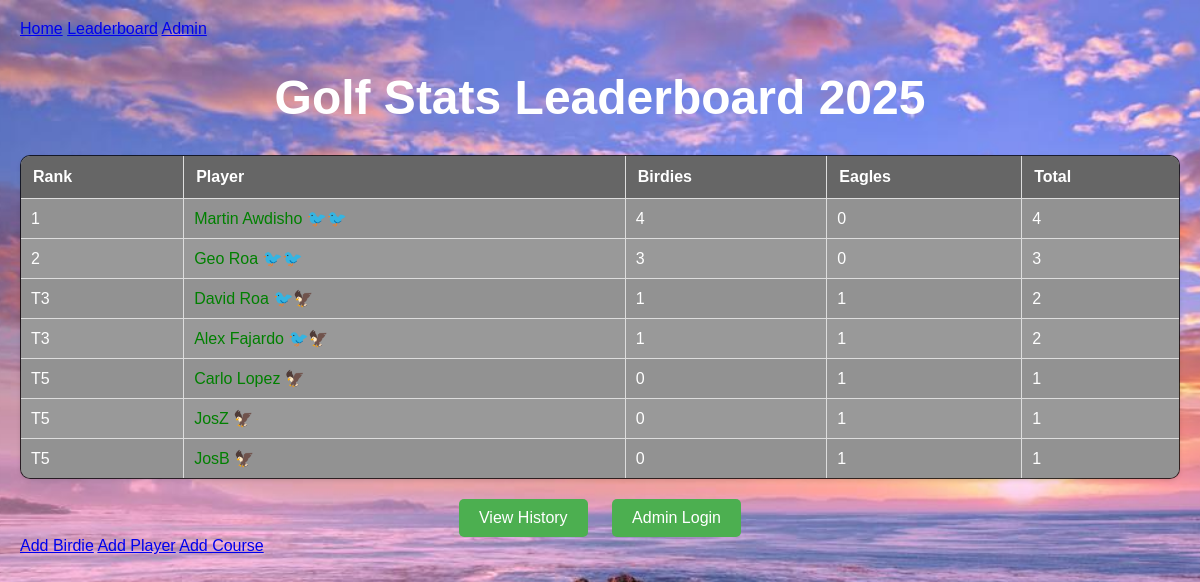
The app's page /leaderboard with its own data.
### models.py (models this page shows, shortened)
class Player(db.Model):
    id = db.Column(db.Integer, primary_key=True)
    name = db.Column(db.String(100), nullable=False)
    has_trophy = db.Column(db.Boolean, default=False)
    permanent_emojis = db.Column(db.String(100), default='')
    birdies = db.relationship('Birdie', backref='player', lazy=True)

### routes.py (the view)
@bp.route("/leaderboard")
def leaderboard():
    current_year = datetime.now().year
    players = Player.query.all()
    player_scores = []
    for player in players:
        birdie_count = Birdie.query.filter_by(
            player_id=player.id,
            year=current_year,
            is_eagle=False
        ).count()
        eagle_count = Birdie.query.filter_by(
            player_id=player.id,
            year=current_year,
            is_eagle=True
        ).count()
        total = birdie_count + eagle_count
        player.birdie_count = birdie_count
        player.eagle_count = eagle_count
        player.total = total
        if birdie_count >= 2:
            player.emojis = "🐦" * 2
        elif birdie_count == 1:
            player.emojis = "🐦"
        else:
            player.emojis = ""
        if eagle_count > 0:
            player.emojis += "🦅" * eagle_count
        player_scores.append(player)
    player_scores.sort(key=lambda x: x.total, reverse=True)
    current_rank = 1
    prev_total = None
    players_at_rank = 0
    for i, player in enumerate(player_scores):
        if i == 0:
            if len(player_scores) > 1 and player.total == player_scores[1].total:
                player.rank = f"T{current_rank}"
            else:
                player.rank = str(current_rank)
        else:
            if player.total == prev_total:
                player.rank = f"T{current_rank}"
            else:
                current_rank = i + 1
                if i < len(player_scores) - 1 and player.total == player_scores[i + 1].total:
                    player.rank = f"T{current_rank}"
                else:
                    player.rank = str(current_rank)
        prev_total = player.total
        print(f"{player.name}: Birdies={player.birdie_count}, Eagles={player.eagle_count}, Emojis={player.emojis}, Rank={player.rank}")
    return render_template("leaderboard.html", players=player_scores, year=current_year)

### templates/leaderboard.html (shortened to what this page needs)
<!DOCTYPE html>
<html lang="en">
<head>
    <link rel="stylesheet" href="{{ url_for('static', filename='styles.css') }}">
</head>
<body>
    <div class="container">
        <nav>
            <a href="{{ url_for('main.home') }}">Home</a>
            <a href="{{ url_for('main.leaderboard') }}">Leaderboard</a>
            <a href="{{ url_for('main.admin_dashboard') }}">Admin</a>
        </nav>
        <h1>Golf Stats Leaderboard {{ year }}</h1>
        <table>
            <tr>
                <th>Rank</th>
                <th>Player</th>
                <th>Birdies</th>
                <th>Eagles</th>
                <th>Total</th>
            </tr>
            {% for player in players %}
                <tr>
                    <td>{{ player.rank }}</td>
                    <td>
                        <a href="{{ url_for('main.player_birdie_records', player_id=player.id) }}" style="color: green;">
                            {{ player.name }}
                        </a>
                        {{ player.emojis|safe }}
                    </td>
                    <td>{{ player.birdie_count }}</td>
                    <td>{{ player.eagle_count }}</td>
                    <td>{{ player.total }}</td>
                </tr>
            {% endfor %}
        </table>
        <div class="button-container">
            <a href="{{ url_for('main.history') }}" class="button">View History</a>
            <a href="{{ url_for('main.login') }}" class="button">Admin Login</a>
        </div>
        <a href="{{ url_for('main.add_birdie') }}">Add Birdie</a>
        <a href="{{ url_for('main.add_player') }}">Add Player</a>
        <a href="{{ url_for('main.add_course') }}">Add Course</a>
    </div>
</body>
</html>

### static/styles.css (style rules this page uses)
body { margin: 0; padding: 0; font-family: 'Arial', sans-serif; background-color: #f4f4f9; color: #333; font-family: Arial, sans-serif; }
h1 { font-size: 3em; margin-bottom: 20px; color: #4CAF50; text-align: center; }
.button-container { margin-top: 20px; text-align: center; }
.button-container a { display: inline-block; padding: 10px 20px; margin: 0 10px; background-color: #4CAF50; color: white; text-decoration: none; border-radius: 5px; }
table { width: 100%; border-collapse: collapse; margin: 20px 0; background-color: #fff; box-shadow: 0 2px 4px rgba(0, 0, 0, 0.1); }
th { background-color: #4CAF50; color: white; padding: 12px; text-align: left; font-weight: bold; }
td { padding: 12px; border-bottom: 1px solid #ddd; }
tr:nth-child(even) { background-color: #f2f2f2; }
tr:nth-child(odd) { background-color: #ffffff; }
td, th { padding: 12px 15px; }
table a { color: #2c662d; text-decoration: none; }
table, th, td { border: 1px solid #ddd; }

### records on screen
Player: rank "1", name "Martin Awdisho", emojis "🐦🐦", birdie_count "4", eagle_count "0", total "4"
Player: rank "2", name "Geo Roa", emojis "🐦🐦", birdie_count "3", eagle_count "0", total "3"
Player: rank "T3", name "David Roa", emojis "🐦🦅", birdie_count "1", eagle_count "1", total "2"
Player: rank "T3", name "Alex Fajardo", emojis "🐦🦅", birdie_count "1", eagle_count "1", total "2"
Player: rank "T5", name "Carlo Lopez", emojis "🦅", birdie_count "0", eagle_count "1", total "1"
Player: rank "T5", name "JosZ", emojis "🦅", birdie_count "0", eagle_count "1", total "1"
Player: rank "T5", name "JosB", emojis "🦅", birdie_count "0", eagle_count "1", total "1"
